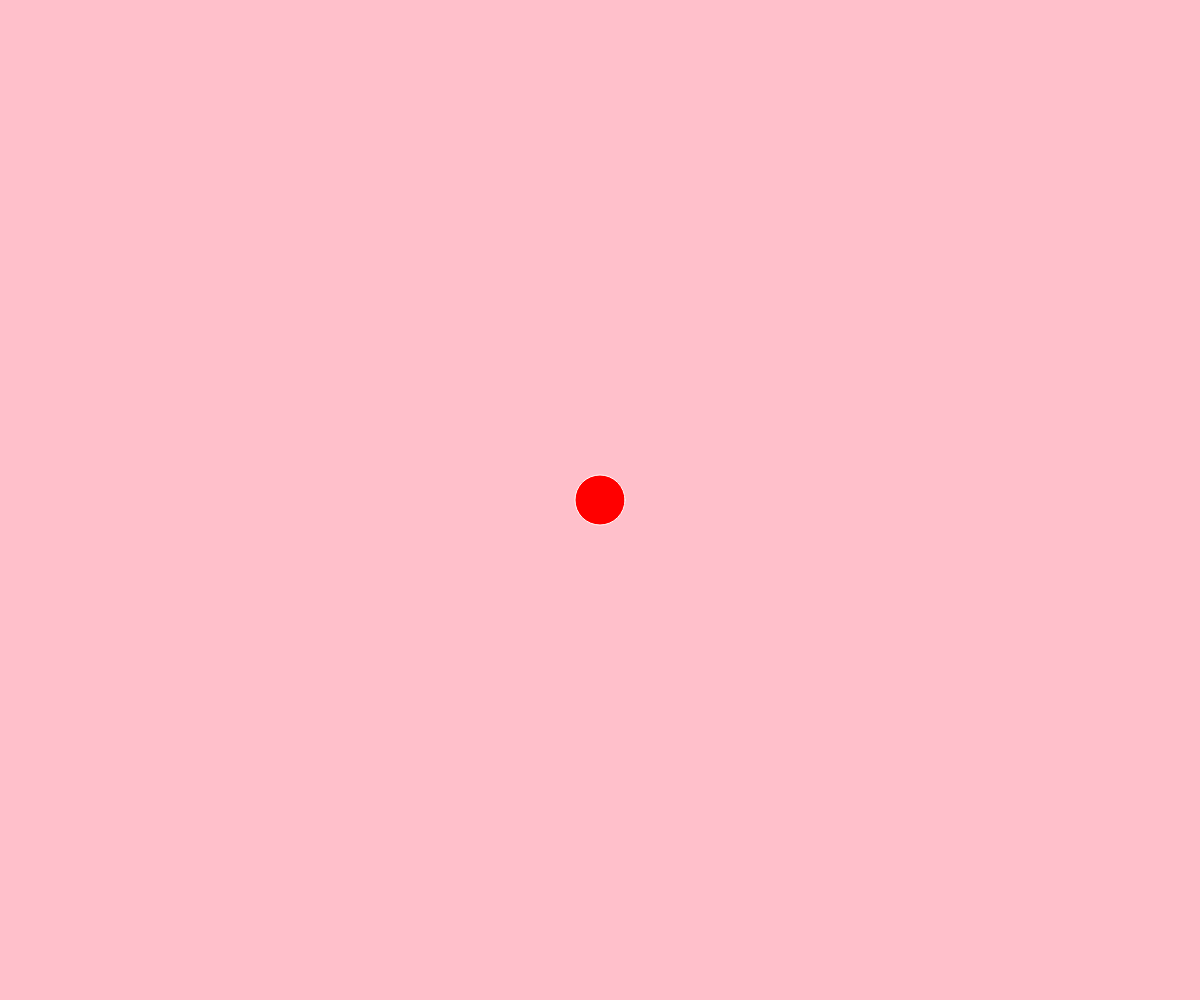
Frame 1 (no input)
Frame 60 (no input): identical to frame 1, image omitted
Frame 120 (the mouse pressed at the canvas centre since frame 60): identical to frame 1, image omitted

The p5.js sketch that drew this single still picture (run headless with seeded random() and noise() and a simulated clock; from frame 60 on, the mouse is pressed at the canvas centre):

// p5.js sketch
// ── sketch.js
let backColors = ["red", "orange", "yellow", "green", "blue", "pink"]
var i = 0;
var scaleMultiplier = 25;

var person = {name: "Rachel", age: 19, number: 1}


function setup() {
  // put setup code here

  //sets the size of canvas
  createCanvas(windowWidth,windowHeight);

  //sets the color of the background
  background("pink");

  fill(backColors[i]);
  stroke(255,255,255);
  ellipse(windowWidth/2.0, windowHeight/2.0, 50, 50);

//debugging stuff
//  console.log("Width: " + windowWidth);
//  console.log("Height: " + windowHeight);
}

//if the mouse is clicked, this method will execute
function mouseClicked()
{
  if (i >= 6) //run through 6 elements in the array of colors. using this because i cant figure out how to use for loops in js
   i = 0;
  //debuging stuff
  //console.log("mouse clicked. i = " + i);
  background(backColors[i]);

  fill(backColors[i]);
  stroke(255,255,255);
  ellipse(windowWidth/2.0,windowHeight/2.0, 50, 50);

  i++;
}

function draw()
{

}
